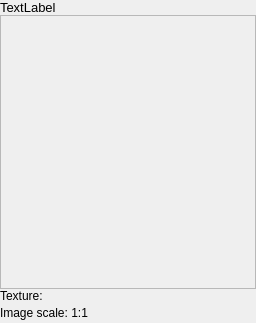
<?xml version="1.0" encoding="UTF-8"?>
<ui version="4.0">
 <class>TexturePreviewEditor</class>
 <widget class="QWidget" name="TexturePreviewEditor">
  <property name="geometry">
   <rect>
    <x>0</x>
    <y>0</y>
    <width>256</width>
    <height>323</height>
   </rect>
  </property>
  <property name="minimumSize">
   <size>
    <width>0</width>
    <height>0</height>
   </size>
  </property>
  <property name="windowTitle">
   <string>TexturePreviewEditor</string>
  </property>
  <layout class="QVBoxLayout" name="verticalLayout">
   <property name="spacing">
    <number>0</number>
   </property>
   <property name="margin">
    <number>0</number>
   </property>
   <item>
    <widget class="QLabel" name="imageNameLabel">
     <property name="font">
      <font>
       <pointsize>10</pointsize>
      </font>
     </property>
     <property name="text">
      <string>TextLabel</string>
     </property>
    </widget>
   </item>
   <item>
    <widget class="QScrollArea" name="imageScrollArea">
     <property name="sizePolicy">
      <sizepolicy hsizetype="Expanding" vsizetype="Expanding">
       <horstretch>0</horstretch>
       <verstretch>0</verstretch>
      </sizepolicy>
     </property>
     <property name="styleSheet">
      <string/>
     </property>
     <property name="widgetResizable">
      <bool>false</bool>
     </property>
     <property name="alignment">
      <set>Qt::AlignCenter</set>
     </property>
     <widget class="QWidget" name="scrollAreaWidget">
      <property name="geometry">
       <rect>
        <x>0</x>
        <y>7</y>
        <width>254</width>
        <height>255</height>
       </rect>
      </property>
      <layout class="QVBoxLayout" name="verticalLayout_2">
       <property name="spacing">
        <number>0</number>
       </property>
       <property name="margin">
        <number>0</number>
       </property>
      </layout>
     </widget>
    </widget>
   </item>
   <item>
    <layout class="QHBoxLayout" name="horizontalLayout_2">
     <property name="spacing">
      <number>0</number>
     </property>
     <item>
      <widget class="QLabel" name="assetIdLabel">
       <property name="sizePolicy">
        <sizepolicy hsizetype="Preferred" vsizetype="Preferred">
         <horstretch>0</horstretch>
         <verstretch>0</verstretch>
        </sizepolicy>
       </property>
       <property name="minimumSize">
        <size>
         <width>0</width>
         <height>0</height>
        </size>
       </property>
       <property name="styleSheet">
        <string/>
       </property>
       <property name="frameShape">
        <enum>QFrame::NoFrame</enum>
       </property>
       <property name="frameShadow">
        <enum>QFrame::Plain</enum>
       </property>
       <property name="lineWidth">
        <number>0</number>
       </property>
       <property name="text">
        <string>Texture: </string>
       </property>
       <property name="scaledContents">
        <bool>false</bool>
       </property>
       <property name="alignment">
        <set>Qt::AlignLeading|Qt::AlignLeft|Qt::AlignVCenter</set>
       </property>
       <property name="wordWrap">
        <bool>false</bool>
       </property>
       <property name="textInteractionFlags">
        <set>Qt::LinksAccessibleByMouse</set>
       </property>
      </widget>
     </item>
     <item>
      <widget class="QLabel" name="imageAssetIdLabel">
       <property name="sizePolicy">
        <sizepolicy hsizetype="Expanding" vsizetype="Preferred">
         <horstretch>0</horstretch>
         <verstretch>0</verstretch>
        </sizepolicy>
       </property>
       <property name="text">
        <string/>
       </property>
       <property name="textInteractionFlags">
        <set>Qt::LinksAccessibleByMouse|Qt::TextSelectableByKeyboard|Qt::TextSelectableByMouse</set>
       </property>
      </widget>
     </item>
    </layout>
   </item>
   <item>
    <layout class="QHBoxLayout" name="horizontalLayout">
     <item>
      <widget class="QLabel" name="imageScaleLabel">
       <property name="text">
        <string>Image scale: 1:1</string>
       </property>
      </widget>
     </item>
     <item>
      <spacer name="horizontalSpacer">
       <property name="orientation">
        <enum>Qt::Horizontal</enum>
       </property>
       <property name="sizeHint" stdset="0">
        <size>
         <width>40</width>
         <height>20</height>
        </size>
       </property>
      </spacer>
     </item>
    </layout>
   </item>
  </layout>
 </widget>
 <resources/>
 <connections/>
</ui>
